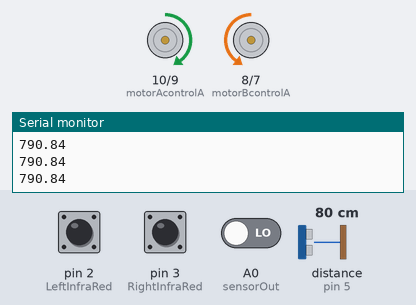
Recording of a sketch running on a simulated Arduino Uno, built with avr-gcc and run on an emulated ATmega328P. Shown: motor-driver pin pairs drawn as motors (green arrow = first pin HIGH = forward, orange = second pin HIGH = backward, longer = more drive, scaled by the enable pin), the last lines printed to the serial monitor. Wiring (inferred from the names in the program): ultrasonic range finder: trigger pin 4; echo pin 5. Inputs (shaded band) come from the test bench; at power-on: distance to the obstacle (sensor on pin 5) 80 cm, pin 3 (RightInfraRed) LOW, pin 2 (LeftInfraRed) LOW, A0 (sensorOut) LOW. The echo pulse lasts 58.3 µs per cm.

Above: at 1.2 s.
1.3 s: distance to the obstacle (sensor on pin 5) set to 7 cm
2.8 s: distance to the obstacle (sensor on pin 5) set to 4 cm
At 4.1 s:
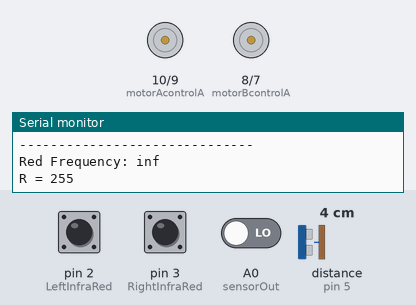
7.3 s: distance to the obstacle (sensor on pin 5) set to 9 cm
9.6 s: pin 3 (RightInfraRed) pulled HIGH for 0.15 s
At 9.68 s:
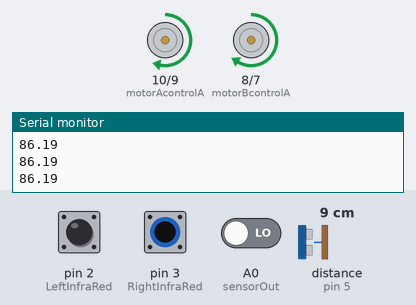
11.2 s: pin 2 (LeftInfraRed) pulled HIGH for 0.15 s
At 11.28 s:
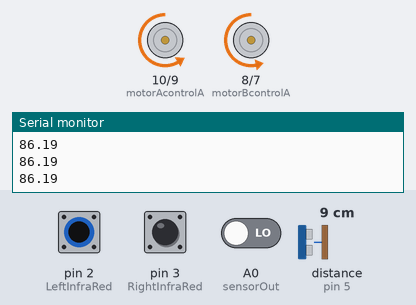
12.8 s: pin 2 (LeftInfraRed) pulled HIGH for 3.2 s
At 16.6 s:
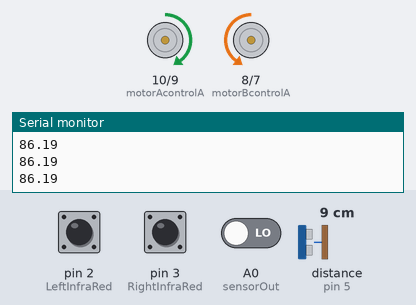
Timing chart, 0 to 18.1 s (numbered marks = the images above; inputs shaded):
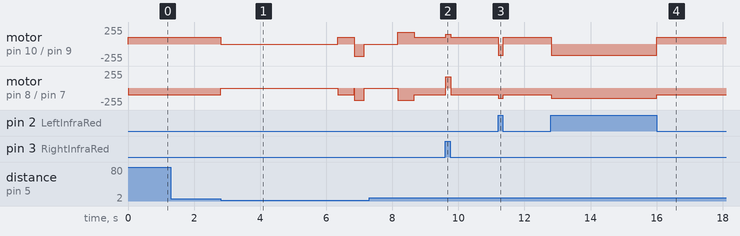

The sketch:

ForMonday.ino
```cpp
#include <math.h>
#define noPaverageseInterrupts 1
// Assignment of the sensor pins
#define S0 A2
#define S1 A1
#define S2 0
#define S3 1
#define sensorOut A0
/*Calibration values (must be updated before
 updatedbefore each use)*/
int redMax = 24390.25;
int redMin = 27776.;

int blueMax = 17543.;
int blueMin = 6756.56;

int redColor = 0;

int blueColor = 0;

int redFrequency = 0;
int redEdgeTime = 0;

int blueFrequency = 0;
int blueEdgeTime = 0;

bool redFlag = false;
bool blueFlag = false;

bool whiteLine = true;

const int motorAenable = 11;
const int motorAcontrolA = 10;
const int motorAcontrolB = 9;

const int motorBcontrolA = 8;
const int motorBcontrolB = 7;
const int motorBenable = 6;

const int LeftInfraRed = 2;
const int RightInfraRed = 3;

const int triggerPin = 4;
const int echoPin = 5;
float distanceFromObject = 5000;

int baseSpeed = 100;
int turnSpeed = 70;

int RightInfraRedValue = 1;
int LeftInfraRedValue = 1;

//Initialization of the loop
void evaluatingColour() {
  Serial.println("------------------------------");
  {
    digitalWrite(S2, LOW);
    digitalWrite(S3, LOW);

    float(redEdgeTime) = pulseIn(sensorOut, LOW);
    ;
    float(redFrequency) = (1 / (redEdgeTime / 1000000));
    redColor = map(redFrequency, redMax, redMin, 255, 0);
    if (redColor > 255) {
      redColor = 255;
    }
    if (redColor < 0) {
      redColor = 0;
    }

    /*Output of frequency mapped to 0-255*/
    Serial.print("Red Frequency: ");
    Serial.println(redFrequency);
    Serial.print("R = ");
    Serial.println(redColor);
    delay(100);
  }
  {
    digitalWrite(S2, LOW);
    digitalWrite(S3, HIGH);
    /*Frequency measurement of the specified color and its assignment to an RGB value between 0-255*/
    float(blueEdgeTime) = pulseIn(sensorOut, LOW);
    float(blueFrequency) = (1 / (blueEdgeTime / 1000000));
    blueColor = map(blueFrequency, blueMax, blueMin, 255, 0);
    if (blueColor > 255) {
      blueColor = 255;
    }
    if (blueColor < 0) {
      blueColor = 0;
    }
    /*Output of frequency mapped to 0-255*/
    Serial.print("Blue Frequency: ");
    Serial.println(blueFrequency);
    Serial.print("B = ");
    Serial.println(blueColor);
    delay(100);
  }
  Serial.println("------------------------------");
  delay(100);

  if (redColor == 255 && blueColor == 0) {
    Serial.println("No Object Detected");
    delay(200);
  } else if (redColor < 255 && blueColor == 0) {
    Serial.println("Red Detected");
    delay(200);
    blueFlag = false;
    redFlag = true;
  } else if (redColor <= 255 && blueColor > 0) {
    Serial.println("Blue Detected");
    delay(200);
    redFlag = false;
    blueFlag = true;
  }
  Serial.println("------------------------------");
  delay(1000);
}

void activateTriggerPin() {
  digitalWrite(triggerPin, LOW);
  delayMicroseconds(2);
  digitalWrite(triggerPin, HIGH);
  delayMicroseconds(10);
  digitalWrite(triggerPin, LOW);
}

float measureDistance() {
  activateTriggerPin();
  long travelTime = pulseIn(echoPin, HIGH, 30000);
  return travelTime * 0.34 / 2;  // Distance in mm
}

void motorAForward(int speedA) {
  analogWrite(motorAenable, speedA);
  digitalWrite(motorAcontrolA, LOW);
  digitalWrite(motorAcontrolB, HIGH);
}

void motorBForward(int speedB) {
  analogWrite(motorBenable, speedB);
  digitalWrite(motorBcontrolA, HIGH);
  digitalWrite(motorBcontrolB, LOW);
}

void forward(int carSpeed) {
  motorAForward(carSpeed);
  motorBForward(carSpeed);
}

void motorABackward(int speedA) {
  analogWrite(motorAenable, speedA);
  digitalWrite(motorAcontrolA, HIGH);
  digitalWrite(motorAcontrolB, LOW);
}

void motorBBackward(int speedB) {
  analogWrite(motorBenable, speedB);
  digitalWrite(motorBcontrolA, LOW);
  digitalWrite(motorBcontrolB, HIGH);
}
void backward(int speed) {
  motorABackward(speed);
  motorBBackward(speed);
}


void motorAStop() {
  analogWrite(motorAenable, 0);
}

void motorBStop() {
  analogWrite(motorBenable, 0);
}

void stop() {
  motorAStop();
  motorBStop();
}

void turn180() {
  motorABackward(baseSpeed);
  motorBForward(baseSpeed);
  delay(2000);  // Adjust this delay based on your motor speed and desired turn time
  stop();
  delay(10);
}

void turnLeft45() {
  motorABackward(180);
  motorBForward(180);
  delay(200);  // Adjust the delay to achieve a 45-degree turn
  stop();
  delay(1000);
}

void turnLeft90() {
  motorBForward(180);
  motorABackward(180);
  delay(300);  // Adjust the delay to achieve a 90-degree turn
  stop();
  delay(1000);
}

void turnRight45() {
  motorBBackward(180);
  motorAForward(180);
  delay(200);  // Adjust the delay to achieve a 45-degree turn
  stop();
  delay(1000);
}

void turnRight90() {
  motorAForward(180);
  motorBBackward(180);
  delay(300);  // Adjust the delay to achieve a 90-degree turn
  stop();
  delay(1000);
}

void goStraightLong() {
  forward(baseSpeed);
  delay(2500);  // Adjust the delay to move a short distance
  stop();
  delay(1500);
}

void goStraightShort() {
  forward(baseSpeed);
  delay(1000);  // Adjust the delay to move a short distance
  stop();
  delay(1500);
}

void overtake() {
  turnLeft45();
  // distanceFromObject = measureDistance();
  // if(distanceFromObject>=10 && distanceFromObject<300){
  //   stop();
  //   delay(10);
  //   turnRight90();
  //   goStraightLong();
  //   TurnLeft90();
  //   goStraightShort();
  //   TurnRight90();
  // }
  goStraightLong();
  turnRight90();
  goStraightShort();
  turnLeft90();
}


void avoidObject() {
  distanceFromObject = measureDistance();
    Serial.println(distanceFromObject);

  if (distanceFromObject >=10. && distanceFromObject<=50.) {
    stop();
    delay(10);
    evaluatingColour();
    Serial.println(redFlag);
    Serial.println(blueFlag);

    if (redFlag) {
      backward(baseSpeed);
      delay(500);
      stop();
      delay(10);
      overtake();
    } else if (blueFlag) {
       backward(baseSpeed);
       delay(500);
       stop();
       delay(10);
      parkCar();
    } else {
      backward(baseSpeed);
      delay(500);
      stop();
      delay(10);
      turn180();
     delay(10);
    }

  }
  redFlag = false;
  blueFlag = false;


}
void parkCar() {
  // Turn 90 degrees to the left
  turnRight90();
  stop();
  delay(10); // Small delay after stopping

  // Go back a little bit
  motorABackward(baseSpeed);
  motorBBackward(baseSpeed);
  delay(500);  // Adjust the delay to move back a little bit
  do{
    stop();
  }while(LeftInfraRedValue == HIGH && RightInfraRedValue == HIGH);
}


void setup() {
  pinMode(motorAcontrolA, OUTPUT);
  pinMode(motorAcontrolB, OUTPUT);
  pinMode(motorBcontrolA, OUTPUT);
  pinMode(motorBcontrolB, OUTPUT);
  pinMode(motorAenable, OUTPUT);
  pinMode(motorBenable, OUTPUT);

  pinMode(LeftInfraRed, INPUT);
  pinMode(RightInfraRed, INPUT);

  pinMode(triggerPin, OUTPUT);
  pinMode(echoPin, INPUT);

  analogWrite(motorAenable, 255);  //inital speed of Motors
  analogWrite(motorBenable, 255);

  pinMode(S0, OUTPUT);
  pinMode(S1, OUTPUT);
  pinMode(S2, OUTPUT);
  pinMode(S3, OUTPUT);
  pinMode(sensorOut, INPUT);
  /*Scaling the output frequency
 S0/S1
 LOW/LOW=AUS, LOW/HIGH=2%,
 HIGH/LOW=20%, HIGH/HIGH=100%*/
  digitalWrite(S0, HIGH);
  digitalWrite(S1, LOW);
  Serial.begin(9600);
}

void InfraRedManager(){
  RightInfraRedValue = digitalRead(RightInfraRed);
  LeftInfraRedValue = digitalRead(LeftInfraRed);
}

void loop() {
  InfraRedManager();
  avoidObject();
  if(whiteLine){
  if (LeftInfraRedValue == HIGH && RightInfraRedValue == HIGH) {
    forward(baseSpeed);  // Black line detected, go straight
  } else if (LeftInfraRedValue == LOW && RightInfraRedValue == HIGH) {  // Left sensor off the line, right sensor on the line, turn left
    motorABackward(150);                                                //reduce speed of left motor
    motorBForward(baseSpeed + turnSpeed);                               //increase speed of right motor
  } else if (LeftInfraRedValue == HIGH && RightInfraRedValue == LOW) {  //// Right sensor off the line, left sensor on the line, turn right
    motorAForward(baseSpeed + turnSpeed);                               //increase speed of left motor
    motorBBackward(150);                                                //reduce speed of right motor
  } else {                                                              //error meaning both sensors are not finding a black line, meaning car is off tracks
    backward(baseSpeed);  //reduce speed of right motor
  }


//////For Black Line:


  }else{
      if (LeftInfraRedValue == LOW && RightInfraRedValue == LOW) {
    forward(baseSpeed);  // Black line detected, go straight
  } else if (LeftInfraRedValue == HIGH && RightInfraRedValue == LOW) {  // Left sensor off the line, right sensor on the line, turn left
    motorABackward(150);                                                //reduce speed of left motor
    motorBForward(baseSpeed + turnSpeed);                               //increase speed of right motor
  } else if (LeftInfraRedValue == LOW && RightInfraRedValue == HIGH) {  //// Right sensor off the line, left sensor on the line, turn right
    motorAForward(baseSpeed + turnSpeed);                               //increase speed of left motor
    motorBBackward(150);                                                //reduce speed of right motor
  } else {                                                              //error meaning both sensors are not finding a black line, meaning car is off tracks
    backward(baseSpeed);  //reduce speed of right motor
  }
  }
}
```

Measured:
- the behaviour switches between 6 and 5 cm on distance to the obstacle (sensor on pin 5) (found by bisection; images 0 and 1)
- after the input at 9.6 s, motor on pin 10 (motorAcontrolA) / pin 9 (motorAcontrolB): forward 100/255 → forward 150/255 at once, → forward 100/255 0.15 s later; motor on pin 8 (motorBcontrolA) / pin 7 (motorBcontrolB): backward 100/255 → forward 170/255 at once, → backward 100/255 0.15 s later
- after the input at 11.2 s, motor on pin 10 (motorAcontrolA) / pin 9 (motorAcontrolB): forward 100/255 → backward 170/255 at once, → forward 100/255 0.15 s later; motor on pin 8 (motorBcontrolA) / pin 7 (motorBcontrolB): backward 100/255 → backward 150/255 at once, → backward 100/255 0.15 s later
- after the input at 12.8 s, motor on pin 10 (motorAcontrolA) / pin 9 (motorAcontrolB): forward 100/255 → backward 170/255 at once, → forward 100/255 3.2 s later; motor on pin 8 (motorBcontrolA) / pin 7 (motorBcontrolB): backward 100/255 → backward 150/255 at once, → backward 100/255 3.2 s later
